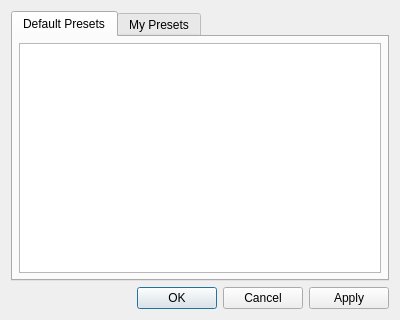
<ui version="4.0" >
 <class>LoadPresetDialog</class>
 <widget class="QDialog" name="LoadPresetDialog" >
  <property name="geometry" >
   <rect>
    <x>0</x>
    <y>0</y>
    <width>400</width>
    <height>320</height>
   </rect>
  </property>
  <property name="windowTitle" >
   <string>Load Preset</string>
  </property>
  <layout class="QVBoxLayout" >
   <item>
    <widget class="QTabWidget" name="tabWidget" >
     <property name="currentIndex" >
      <number>0</number>
     </property>
     <widget class="QWidget" name="tabDefault" >
      <attribute name="title" >
       <string>Default Presets</string>
      </attribute>
      <layout class="QVBoxLayout" >
       <property name="leftMargin" >
        <number>6</number>
       </property>
       <property name="topMargin" >
        <number>6</number>
       </property>
       <property name="rightMargin" >
        <number>6</number>
       </property>
       <property name="bottomMargin" >
        <number>6</number>
       </property>
       <item>
        <widget class="PresetListView" name="listDefault" />
       </item>
      </layout>
     </widget>
     <widget class="QWidget" name="tabUser" >
      <attribute name="title" >
       <string>My Presets</string>
      </attribute>
      <layout class="QVBoxLayout" >
       <property name="leftMargin" >
        <number>6</number>
       </property>
       <property name="topMargin" >
        <number>6</number>
       </property>
       <property name="rightMargin" >
        <number>6</number>
       </property>
       <property name="bottomMargin" >
        <number>6</number>
       </property>
       <item>
        <widget class="PresetListView" name="listUser" />
       </item>
      </layout>
     </widget>
    </widget>
   </item>
   <item>
    <widget class="QDialogButtonBox" name="buttonBox" >
     <property name="orientation" >
      <enum>Qt::Horizontal</enum>
     </property>
     <property name="standardButtons" >
      <set>QDialogButtonBox::Apply|QDialogButtonBox::Cancel|QDialogButtonBox::NoButton|QDialogButtonBox::Ok</set>
     </property>
    </widget>
   </item>
  </layout>
 </widget>
 <customwidgets>
  <customwidget>
   <class>PresetListView</class>
   <extends>QListView</extends>
   <header>presetlistview.h</header>
  </customwidget>
 </customwidgets>
 <resources/>
 <connections>
  <connection>
   <sender>buttonBox</sender>
   <signal>accepted()</signal>
   <receiver>LoadPresetDialog</receiver>
   <slot>accept()</slot>
   <hints>
    <hint type="sourcelabel" >
     <x>248</x>
     <y>254</y>
    </hint>
    <hint type="destinationlabel" >
     <x>157</x>
     <y>274</y>
    </hint>
   </hints>
  </connection>
  <connection>
   <sender>buttonBox</sender>
   <signal>rejected()</signal>
   <receiver>LoadPresetDialog</receiver>
   <slot>reject()</slot>
   <hints>
    <hint type="sourcelabel" >
     <x>316</x>
     <y>260</y>
    </hint>
    <hint type="destinationlabel" >
     <x>286</x>
     <y>274</y>
    </hint>
   </hints>
  </connection>
 </connections>
</ui>
